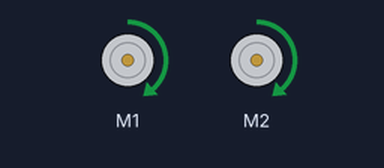
This sketch was run on a simulated Arduino Uno, built with avr-gcc and run on an emulated ATmega328P. Shown: 2 × DC motor (green arrow = forward, orange = backward, longer = faster). At 6.0 s the program stops and its outputs stay as they are.

Above: at 0.1 s.
At 6.1 s:
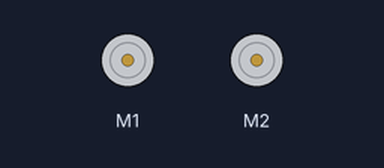
Timing chart, 0 to 7.5 s (numbered marks = the images above):
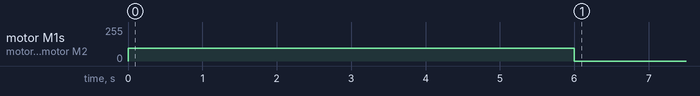

Measured:
- by itself, motor M1, motor M2: stopped → forward 95/255 at 0.00 s, → stopped 6.0 s later

The sketch:

milestone1_code.ino
```cpp
#include <ZumoShield.h>

ZumoMotors motors;

void setup() {
  // put your setup code here, to run once:

}

void loop() {
  // put your main code here, to run repeatedly:

  // update:
  // drive for 4 seconds on 100 speed only moved ~2 feet,
  // so i made it run at 150 speed for 6 seconds
  motors.setLeftSpeed(150);
  motors.setRightSpeed(150);
  delay(6000); // 6 seconds of delay

  //stop!
  motors.setLeftSpeed(0);
  motors.setRightSpeed(0);

  while(true){
  } // so the robot stops after running the loop once!

}
```
